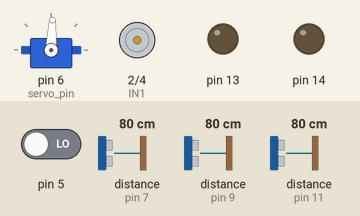
Recording of a sketch running on a simulated Arduino Uno, built with avr-gcc and run on an emulated ATmega328P. On the bench: servo, motor-driver pin pairs drawn as motors (green arrow = first pin HIGH = forward, orange = second pin HIGH = backward, longer = more drive, scaled by the enable pin), output pins drawn as LEDs (lit = HIGH). The test bench sets the inputs (shaded band); at power-on: pin 5 LOW, distance to the obstacle (sensors on pin 7, pin 11, pin 9) 80 cm. The echo pulse lasts 58.3 µs per cm; pins used as bus, display or sensor lines are not drawn.

Above: at 1.7 s.
1.8 s: pin 5 driven HIGH
At 3.1 s:
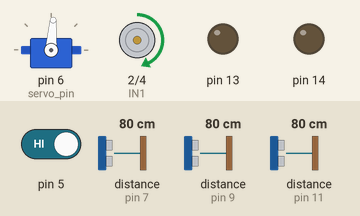
3.4 s: distance to the obstacle (sensor on pin 7) set to 117 cm
At 3.9 s:
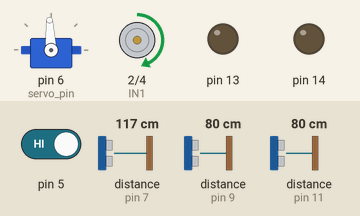
5.0 s: distance to the obstacle (sensor on pin 7) set to 124 cm
8.0 s: distance to the obstacle (sensor on pin 7) set to 34 cm
11.0 s: distance to the obstacle (sensor on pin 7) set to 28 cm
At 12.3 s:
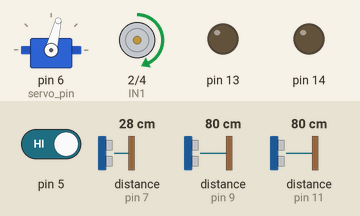
12.6 s: distance to the obstacle (sensor on pin 11) set to 2 cm
At 14.0 s:
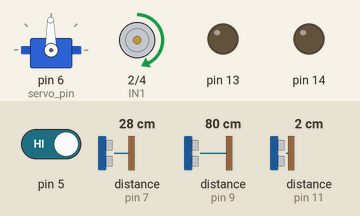
Timing chart, 0 to 15.1 s (numbered marks = the images above; inputs shaded):
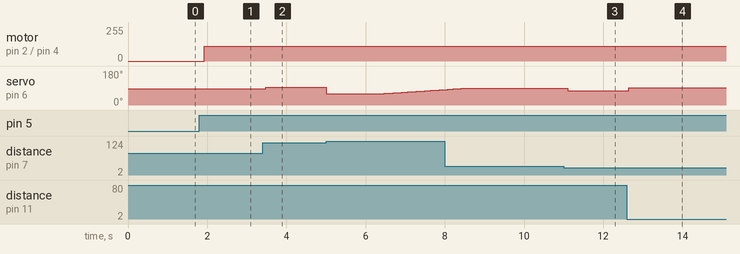

The sketch:

newcodephase1.ino
```cpp
#include <Servo.h>
#include <Wire.h>
const int delay_uni = 200;
//I2C:
const int i2c_dir = 8;
const int BUFFER_SIZE = 1; // Tamaño del buffer para almacenar los datos recibidos
int receivedData[BUFFER_SIZE];
bool go = false;

float R_tem;
float L_tem;

bool turn_direction;

//Ultrasonic pins:
const int ultra_R_echo = 7;
const int ultra_R_trig = 8;

const int ultra_F_echo = 9;
const int ultra_F_trig = 10;

const int ultra_L_echo = 11;
const int ultra_L_trig = 12;

//const int Light1 = 13;
//const int Light2 = 14;

unsigned long time_a, time_b, time_c, time_d;

//Motor pins:
const int IN1 = 2;  //AIN1
const int ENA = 3;  // PWMA
const int IN2 = 4;  //AIN2

//Steering servo pin:
int max_R_angle = 125; //max giro R
int max_L_angle = 67; //max giro L
Servo myservo;
const int servo_pin = 6;

// Defining class for PD regulation
class Regulator {
public:
  // Defining parameterized constructor with Kp, Kd, and Target (The target distance between walls) as parameters
  Regulator(float kp, float kd, float target, int stationary)
    : Kp(kp), Kd(kd), Target(target), Stationary(stationary), Pre_ErrorR(0), Pre_ErrorL(0) {} // Defining all the parameters we will use for the steer

  // Actual Function that will return the steer for the robot
  float Steer(float Distance_R, float Distance_L){

    // Proportional Error
    float errorR = Distance_R - Distance_L;

    // Derivative Error
    float derivativeR = errorR - Pre_ErrorR;

    // PD for Right Sensor
    float R_Correction = Kp * errorR + Kd * derivativeR;

    // PD for Left Sensor

    float F_Correction = R_Correction;
    // The bigger the distance right the more it should turn right, thats why we subtract the (-)R_Correction to the 90
    // Meanwhile if the distance to the left was real big, it means we have to add subtract the 90, which is why we add (-)L_Correction

    if (F_Correction > 0){
      F_Correction = pow(F_Correction, 1.05);
    }

    // Defining final servo position
    float Servo_Pos = Stationary + F_Correction;
    // 90 is the where it should stay

    if (Servo_Pos < 70){
      Servo_Pos = 70;
    }
    else if (Servo_Pos > 120){
      Servo_Pos = 120;
    }

    // Although the Kp and Kd are designed to limit the Servo to a range of 60-120 degrees, the Derivative can increase enough to nullify that, for this reason we add a cut off

    return Servo_Pos;
  }

private:
  float Kp;
  float Kd;
  float Target;
  int Stationary;

  float Pre_ErrorR;
  float Pre_ErrorL;
};

void setup() {
  //Comunication setup:
  Serial.begin(115200);
  Wire.begin(i2c_dir);
  //Wire.onReceive(receiveEvent);
  pinMode(5, INPUT);

  //motor pin setup:
  for(int i = 2; i<5; i++){
    pinMode(i, OUTPUT);
  }

  //ultrasonic pins setup:
  for (int i = 7; i < 13; i++){
    if(i % 2 == 0) pinMode(i, OUTPUT);
    else pinMode(i, INPUT);
  }

  //light indicators
  pinMode(13, OUTPUT);
  pinMode(14, OUTPUT);

  //Steering servo setup:
  myservo.attach(servo_pin);
  myservo.write(87);
  delay(500);
}


void loop() {
  while(go == false){
    if(digitalRead(5)) go = true;
    delay(100);
  }

  float dis_F_inicial = medir_distancia('F');
  float dis_R_inicial = medir_distancia('R');
  float dis_L_inicial = medir_distancia('L');
  first_turn(110, 80);


  if (turn_direction) {
    for(int i=0; i<11; i++){

      //change this to an infinite loop next time to check
      first_turn(110, 75);
      //left_forwards(100, 80); //speed, umbral
      //left_turn(105, 60, 1400); //speed, angle, time
      //eventually add save crash Im adding this comment here so you dont forget
    }
  }
  else {
      for(int i=0; i<11; i++){
        first_turn(110, 75);
        //breaking(3000);
      //left_forwards(100, 80); //speed, umbral
      //left_turn(105, 60, 1400); //speed, angle, time
      //eventually add save crash Im adding this comment here so you dont forget
    }
  }

  breaking(100);

  delay(500);
  go = false;

}

void first_turn(int v, int umbral) {
  float dis_F_tem = medir_distancia('F');
  R_tem = medir_distancia('R');
  L_tem = medir_distancia('L');

  Regulator regular(0.18, 0, 45, 86);


  while (dis_F_tem+10 > umbral) {

    digitalWrite(IN1, HIGH);
    digitalWrite(IN2, LOW);
    analogWrite(ENA, v);
    delay(20);
    float posicion = regular.Steer(R_tem, L_tem);

    myservo.write(posicion);


    if (medir_distancia('L') > 120 or medir_distancia('R') > 120) {
      break;
    }
    L_tem = medir_distancia('L');
    R_tem = medir_distancia('R');
    dis_F_tem = medir_distancia('F');
  }

  if (L_tem > R_tem) {
    turn_direction = true;
  }
  else {
    turn_direction = false;
  }
  if (turn_direction) {
    left_turn(v, 60, 1320);
  }
  else {
    left_turn(v, 60, 1320);
    // This should be right turn
  }


}

void left_forwards(int v, int umbral) {
  float dis_F_tem = medir_distancia('F');
  R_tem = medir_distancia('R');
  L_tem = medir_distancia('L');

  Regulator regular(0.18, 0, 45, 86);

  myservo.write(88);

  while (dis_F_tem > umbral) {

    digitalWrite(IN1, HIGH);
    digitalWrite(IN2, LOW);
    analogWrite(ENA, v);

    float posicion = regular.Steer(R_tem, L_tem);

    myservo.write(posicion);


    if (medir_distancia('L') > 95 or medir_distancia('R') > 95) {
      break;
    }
    L_tem = medir_distancia('L');
    R_tem = medir_distancia('R');
    dis_F_tem = medir_distancia('F');
  }
}

void left_turn(int v, int angle, int time) {
  float kp = 4;
  // time = get_time(v, time, R_tem, L_tem, 4, turn_direction); // velocity, base time, right reading, left reading, kp the bigger the more effect

  myservo.write(angle);

  float count = time/20;
  while (count > 0) {
    digitalWrite(IN1, HIGH);
    digitalWrite(IN2, LOW);
    analogWrite(ENA, v);
    count = count-1;
    delay(20);
  }

  left_turn_end(v, angle);


}

void left_turn_end(int v, int angle) {
  float R = medir_distancia('R');
  float L = medir_distancia('L');
  float add = R+L;

  while (add > 110 or add < 30) {
    digitalWrite(IN1, HIGH);
    digitalWrite(IN2, LOW);
    analogWrite(ENA, v);
    delay(60); // 120
    myservo.write(angle);
    angle = angle + 1;
    if (angle > 88) {
      angle = 88;
    }
    R = medir_distancia('R');
    L = medir_distancia('L');
    add = R+L;

  }

}


void breaking(int time) {
  digitalWrite(IN1, LOW);
  digitalWrite(IN2, LOW);
  delay(time);
}

// I am only copy pasting to allow for more specifications later on, either way left turn is the main function
void right_turn(int v, int angle, int time) {
  float kp = 4;
  time = get_time(v, time, R_tem, L_tem, 4, turn_direction); // velocity, base time, right reading, left reading, kp the bigger the more effect

  myservo.write(angle);
  acelerar(v);
  delay(time);

}

float get_time(int v, int base_time, float R, float L, float kp, bool left) {
  int speed_mod = (100/v);
  float error;


  if (left) {
    error = L - R;
  }
  else {
    error = R - L;
  }

  return (base_time + (error*kp))*speed_mod;

}

void acelerar(int v){
  digitalWrite(IN1, HIGH);
  digitalWrite(IN2, LOW);
  analogWrite(ENA, v);
}


float medir_distancia(char dir){
  int trig = 0;
  int echo = 0;
  switch(dir){
    case 'F':
      trig = ultra_F_trig;
      echo = ultra_F_echo;
      break;
    case 'R':
      trig = ultra_R_trig;
      echo = ultra_R_echo;
      break;
    case 'L':
      trig = ultra_L_trig;
      echo = ultra_L_echo;
      break;
    default:
      return 0.0;
  }
  digitalWrite(trig, LOW);
  delayMicroseconds(2);
  digitalWrite(trig, HIGH);
  delayMicroseconds(10);
  digitalWrite(trig, LOW);
  long duration = pulseIn(echo, HIGH);
  float distance_cm = (duration*0.0343)/2;
  return distance_cm * 1; //change the 1 for any modification
}
```

Measured:
- the behaviour switches between 31 and 30 cm on distance to the obstacle (sensor on pin 7) (found by bisection; images 2 and 3)
- after the input at 1.8 s, motor on pin 2 (IN1) / pin 4 (IN2): stopped → forward 110/255 after 0.13 s; servo on pin 6 (servo_pin): 87° → 86° after 0.15 s
- after the input at 3.4 s, servo on pin 6 (servo_pin): 86° → 93° after 0.08 s
- after the input at 11.0 s, servo on pin 6 (servo_pin): 88° → 76° after 0.10 s
- after the input at 12.6 s, servo on pin 6 (servo_pin): 76° → 91° after 0.05 s
